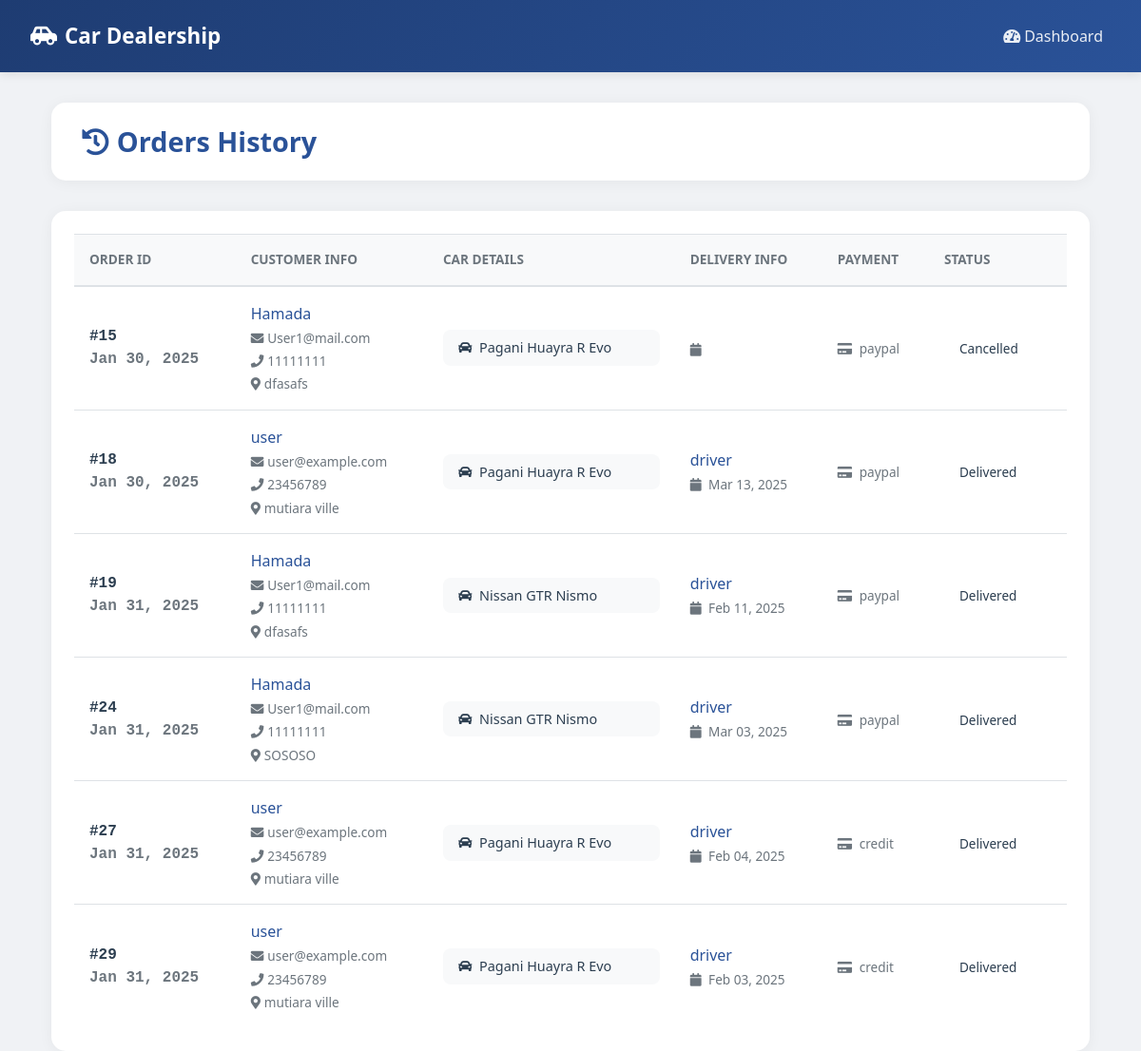
The app's page /orders_history/ with its own data.
### myproject/models.py (models this page shows, shortened)
class Order(models.Model):
    STATUS_CHOICES = [
        ('pending', 'Pending'),
        ('processing', 'Processing'),
        ('shipped', 'Shipped'),
        ('delivered', 'Delivered'),
    ]
    customer = models.ForeignKey(Customer, on_delete=models.CASCADE)
    car = models.ForeignKey(Car, on_delete=models.CASCADE)
    staff = models.ForeignKey(Staff, on_delete=models.SET_NULL, null=True, blank=True)
    driver = models.ForeignKey(Driver, on_delete=models.SET_NULL, null=True, blank=True)
    order_date = models.DateTimeField(auto_now_add=True)
    delivery_date = models.DateTimeField(null=True, blank=True)
    status = models.CharField(max_length=50, choices=STATUS_CHOICES, default='pending')
    address = models.CharField(max_length=255)
    payment_method = models.CharField(max_length=50)
    _observers = []

class Customer(models.Model):
    user = models.OneToOneField(User, on_delete=models.CASCADE, primary_key=True)
    full_name = models.CharField(max_length=100, default="Unknown")
    phone_number = models.CharField(max_length=15, default="")

class User(AbstractBaseUser):
    ROLE_CHOICES = [
        ("admin", "Admin"),
        ("staff", "Dealership Staff"),
        ("driver", "Delivery Driver"),
        ("customer", "Customer"),
    ]
    email = models.EmailField(unique=True)
    role = models.CharField(max_length=20, choices=ROLE_CHOICES)
    is_active = models.BooleanField(default=True)
    is_staff = models.BooleanField(default=False)
    objects = UserManager()
    USERNAME_FIELD = "email"
    REQUIRED_FIELDS = ["role"]

class Car(models.Model):
    CATEGORY_CHOICES = [
        ("american", "American"),
        ("german", "German"),
        ("japanese", "Japanese"),
        ("italian", "Italian"),
    ]
    make = models.CharField(max_length=100)
    model = models.CharField(max_length=100)
    category = models.CharField(max_length=20, choices=CATEGORY_CHOICES)
    description = models.TextField(blank=True, null=True)
    price = models.DecimalField(max_digits=10, decimal_places=2)
    stock = models.PositiveIntegerField(default=0)
    type = models.CharField(max_length=50, default="sedan")
    transmission = models.CharField(max_length=50, default="automatic")
    gas = models.CharField(max_length=50, default="50")
    power = models.CharField(max_length=50, default="0")
    year = models.CharField(max_length=4, default="2020")

class Driver(models.Model):
    user = models.OneToOneField(User, on_delete=models.CASCADE, primary_key=True)
    full_name = models.CharField(max_length=100, default="Unknown")
    phone_number = models.CharField(max_length=15, default="")
    license_number = models.CharField(max_length=50)

### myproject/views.py (the view)
# urls.py: path('orders_history/', views.orders_history, name='orders_history'),
def orders_history(request):
    completed_orders = Order.objects.exclude(status='pending')
    return render(request, 'orders_history.html', {
        'completed_orders': completed_orders,
    })

### myproject/templates/orders_history.html (shortened to what this page needs)
<!DOCTYPE html>
{% load static %}
<html lang="en">
<head>
    <link href="https://stackpath.bootstrapcdn.com/bootstrap/4.5.2/css/bootstrap.min.css" rel="stylesheet">
    <link href="https://cdnjs.cloudflare.com/ajax/libs/font-awesome/5.15.4/css/all.min.css" rel="stylesheet">
</head>
<body>
    <nav class="navbar navbar-expand-lg">
        <a class="navbar-brand" href="#">
            <i class="fas fa-car-side mr-2"></i>Car Dealership
        </a>
        <div class="collapse navbar-collapse" id="navbarNav">
            <ul class="navbar-nav ml-auto">
                <li class="nav-item">
                    <a class="nav-link" href="{% url 'staff_dashboard' %}">
                        <i class="fas fa-tachometer-alt mr-1"></i>Dashboard
                    </a>
                </li>
            </ul>
        </div>
    </nav>
    <div class="container">
        <div class="page-header">
            <h2><i class="fas fa-history mr-2"></i>Orders History</h2>
        </div>
        <div class="table-container">
            <div class="table-responsive">
                <table class="table">
                    <thead>
                        <tr>
                            <th>Order ID</th>
                            <th>Customer Info</th>
                            <th>Car Details</th>
                            <th>Delivery Info</th>
                            <th>Payment</th>
                            <th>Status</th>
                        </tr>
                    </thead>
                    <tbody>
                        {% for order in completed_orders %}
                        <tr>
                            <td data-label="Order ID" class="order-id">
                                #{{ order.id }}
                                <div class="date-cell">{{ order.order_date|date:"M d, Y" }}</div>
                            </td>
                            <td data-label="Customer Info">
                                <div class="customer-info">
                                    <span class="customer-name">{{ order.customer.full_name }}</span>
                                    <span class="customer-detail">
                                        <i class="fas fa-envelope mr-1"></i>{{ order.customer.user.email }}
                                    </span>
                                    <span class="customer-detail">
                                        <i class="fas fa-phone mr-1"></i>{{ order.customer.phone_number }}
                                    </span>
                                    <span class="customer-detail">
                                        <i class="fas fa-map-marker-alt mr-1"></i>{{ order.address }}
                                    </span>
                                </div>
                            </td>
                            <td data-label="Car Details">
                                <div class="car-details">
                                    <i class="fas fa-car mr-1"></i>
                                    {{ order.car.make }} {{ order.car.model }}
                                </div>
                            </td>
                            <td data-label="Delivery Info">
                                <div class="customer-info">
                                    <span class="customer-name">{{ order.driver.full_name }}</span>
                                    <span class="customer-detail">
                                        <i class="fas fa-calendar mr-1"></i>
                                        {{ order.delivery_date|date:"M d, Y" }}
                                    </span>
                                </div>
                            </td>
                            <td data-label="Payment">
                                <span class="customer-detail">
                                    <i class="fas fa-credit-card mr-1"></i>
                                    {{ order.payment_method }}
                                </span>
                            </td>
                            <td data-label="Status">
                                <span class="status-badge status-{{ order.status|lower }}">
                                    {{ order.status }}
                                </span>
                            </td>
                        </tr>
                        {% endfor %}
                    </tbody>
                </table>
            </div>
        </div>
    </div>
</body>
</html>

### myproject/templates/orders_history.html (style rules this page uses)
:root { --primary-color: #2a5298; --secondary-color: #1e3c72; --accent-color: #f0f2f5; --text-primary: #2c3e50; --text-secondary: #6c757d; }
body { background-color: var(--accent-color); font-family: 'Segoe UI', Tahoma, Geneva, Verdana, sans-serif; color: var(--text-primary); }
.navbar { background: linear-gradient(135deg, var(--secondary-color) 0%, var(--primary-color) 100%); padding: 1rem 2rem; box-shadow: 0 2px 10px rgba(0,0,0,0.1); }
.navbar-brand { font-weight: 600; font-size: 1.4rem; color: white !important; }
.nav-link { color: rgba(255,255,255,0.9) !important; font-weight: 500; transition: all 0.3s ease; }
.container { margin-top: 2rem; padding: 0 1.5rem; }
.page-header { background: white; padding: 1.5rem 2rem; border-radius: 15px; box-shadow: 0 2px 15px rgba(0,0,0,0.05); margin-bottom: 2rem; display: flex; justify-content: space-between; align-items: center; }
.page-header h2 { margin: 0; color: var(--primary-color); font-weight: 600; font-size: 1.8rem; }
.table-container { background: white; padding: 1.5rem; border-radius: 15px; box-shadow: 0 2px 15px rgba(0,0,0,0.05); }
.table { margin-bottom: 0; }
.table thead th { background-color: #f8f9fa; border-bottom: 2px solid #dee2e6; color: var(--text-secondary); font-weight: 600; text-transform: uppercase; font-size: 0.85rem; padding: 1rem; }
.table td { padding: 1rem; vertical-align: middle; color: var(--text-primary); }
.table tbody tr { transition: all 0.3s ease; }
.status-badge { padding: 0.5rem 1rem; border-radius: 50px; font-weight: 500; font-size: 0.85rem; text-transform: capitalize; }
.order-id { font-family: monospace; font-weight: 600; color: var(--primary-color); }
.customer-info { display: flex; flex-direction: column; gap: 0.25rem; }
.customer-name { font-weight: 500; color: var(--primary-color); }
.customer-detail { font-size: 0.85rem; color: var(--text-secondary); }
.car-details { background: #f8f9fa; padding: 0.5rem 1rem; border-radius: 8px; font-size: 0.9rem; }
.date-cell { white-space: nowrap; color: var(--text-secondary); }

### records on screen
Order: id "15", order_date "Jan 30, 2025", customer.full_name "Hamada", customer.user.email "User1@mail.com", customer.phone_number "11111111", address "dfasafs", car.make "Pagani", car.model "Huayra R Evo", payment_method "paypal", status "Cancelled"
Order: id "18", order_date "Jan 30, 2025", customer.full_name "user", customer.user.email "user@example.com", customer.phone_number "23456789", address "mutiara ville", car.make "Pagani", car.model "Huayra R Evo", driver.full_name "driver", delivery_date "Mar 13, 2025", payment_method "paypal", status "Delivered"
Order: id "19", order_date "Jan 31, 2025", customer.full_name "Hamada", customer.user.email "User1@mail.com", customer.phone_number "11111111", address "dfasafs", car.make "Nissan", car.model "GTR Nismo", driver.full_name "driver", delivery_date "Feb 11, 2025", payment_method "paypal", status "Delivered"
Order: id "24", order_date "Jan 31, 2025", customer.full_name "Hamada", customer.user.email "User1@mail.com", customer.phone_number "11111111", address "SOSOSO", car.make "Nissan", car.model "GTR Nismo", driver.full_name "driver", delivery_date "Mar 03, 2025", payment_method "paypal", status "Delivered"
Order: id "27", order_date "Jan 31, 2025", customer.full_name "user", customer.user.email "user@example.com", customer.phone_number "23456789", address "mutiara ville", car.make "Pagani", car.model "Huayra R Evo", driver.full_name "driver", delivery_date "Feb 04, 2025", payment_method "credit", status "Delivered"
Order: id "29", order_date "Jan 31, 2025", customer.full_name "user", customer.user.email "user@example.com", customer.phone_number "23456789", address "mutiara ville", car.make "Pagani", car.model "Huayra R Evo", driver.full_name "driver", delivery_date "Feb 03, 2025", payment_method "credit", status "Delivered"
